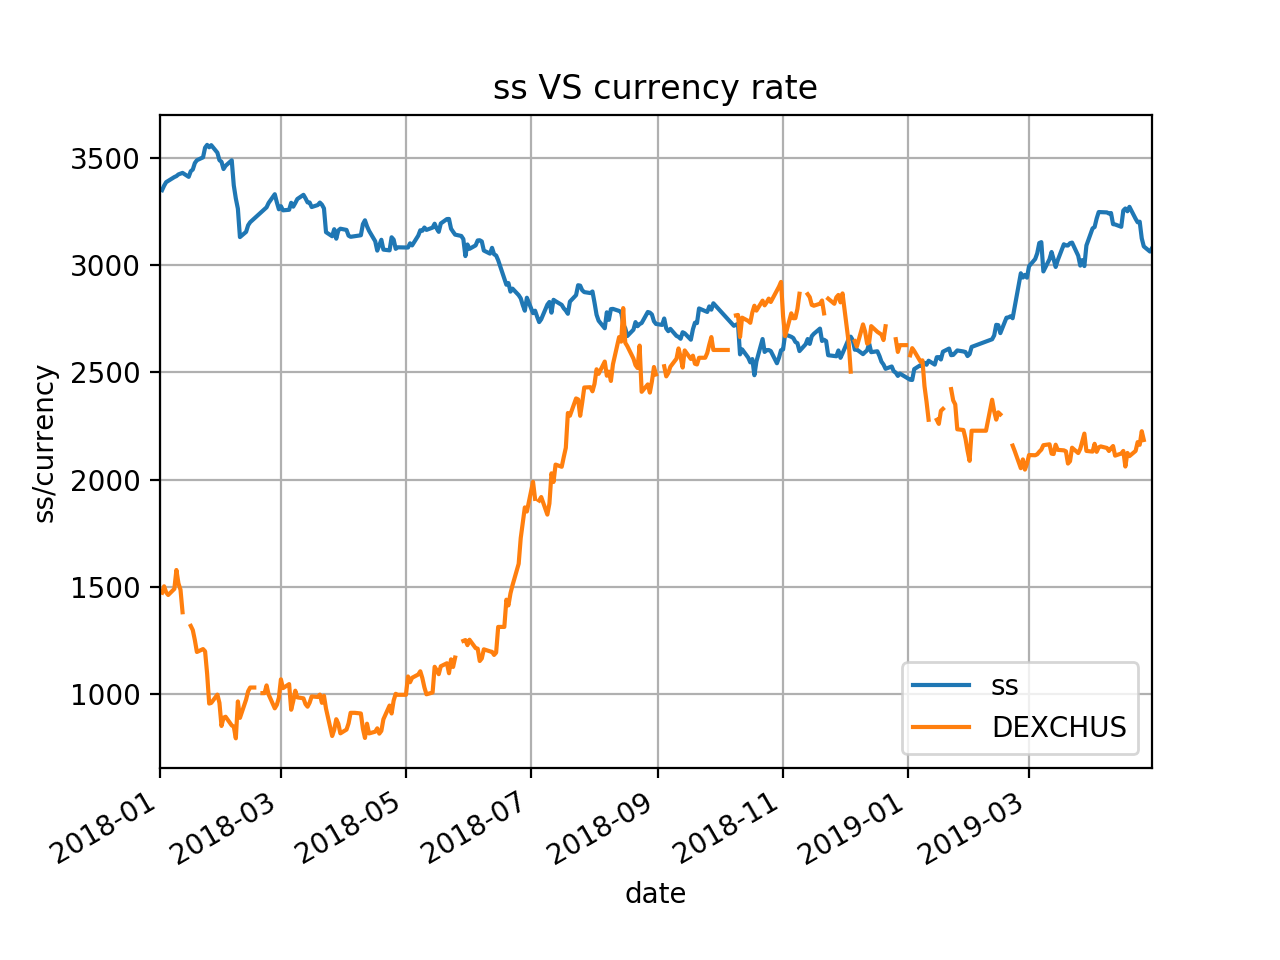

This figure's Python source:
# 上证指数和汇率的关系

from matplotlib import pyplot
from datetime import datetime

import currency_rate
import ss

if __name__ == "__main__":
    start = datetime(2010, 1, 1)
    today = datetime.today()

    ssDf = ss.get_ss(start, today)
    rateDf = currency_rate.get_cny(start, today)

    rateDf = rateDf.apply(lambda x: (x - 6) * 3000)

    # 画纸
    ax1 = ssDf.plot(y="ss", label="ss", legend=True)

    rateDf.plot(ax=ax1, label="rate", legend=True)

    pyplot.xlabel('date')

    pyplot.ylabel('ss/currency')
    pyplot.title('ss VS currency rate')
    pyplot.grid(True)
    pyplot.show()
